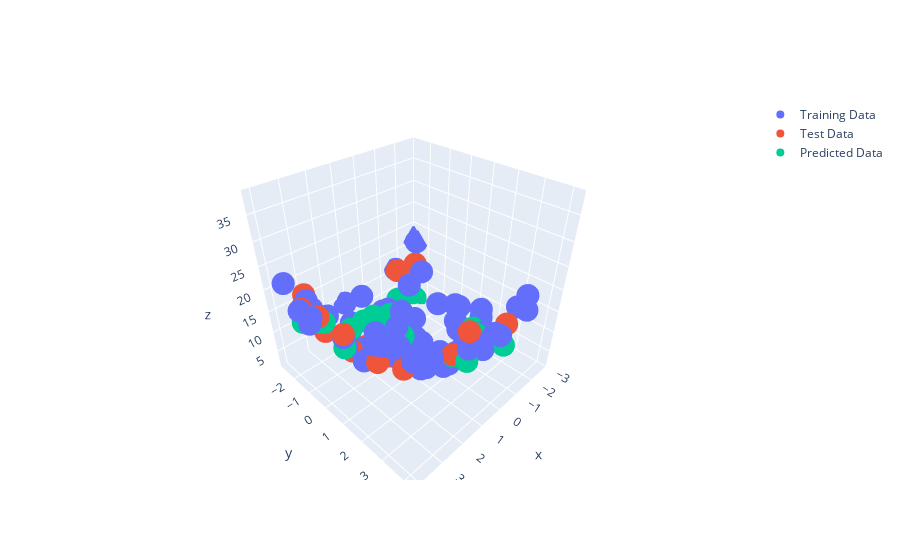

The notebook cell this image was saved under:
### Code cell
# Linear Regression with multiple variables (continue)

# color=np.empty(Y_train.size).fill(1)
# fig.scatter_3d(df, x=X_train[:, 0], y=X_train[:, 1], z=Y_train, color=color, title="Training Data")

# Visualize data
fig = go.Figure()
fig.add_scatter3d(x=X_train[:,0], y=X_train[:,1], z=Y_train, mode="markers", name="Training Data")
fig.add_scatter3d(x=X_test[:,0], y=X_test[:,1], z=Y_test, mode="markers", name="Test Data")
fig.add_scatter3d(x=X_test[:,0], y=X_test[:,1], z=Y_pred, mode="markers", name="Predicted Data")
fig.show()
